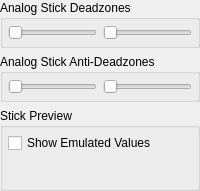
              <widget class="QWidget" name="stick_page">
               <layout class="QVBoxLayout" name="stick_page_layout">
                <property name="leftMargin">
                 <number>0</number>
                </property>
                <property name="topMargin">
                 <number>0</number>
                </property>
                <property name="rightMargin">
                 <number>0</number>
                </property>
                <property name="bottomMargin">
                 <number>0</number>
                </property>
                <item>
                 <widget class="QGroupBox" name="gb_stick_deadzones">
                  <property name="title">
                   <string>Analog Stick Deadzones</string>
                  </property>
                  <layout class="QHBoxLayout" name="gb_stick_deadzones_layout">
                   <property name="leftMargin">
                    <number>5</number>
                   </property>
                   <property name="topMargin">
                    <number>5</number>
                   </property>
                   <property name="rightMargin">
                    <number>5</number>
                   </property>
                   <property name="bottomMargin">
                    <number>5</number>
                   </property>
                   <item>
                    <widget class="QSlider" name="slider_stick_left">
                     <property name="orientation">
                      <enum>Qt::Orientation::Horizontal</enum>
                     </property>
                    </widget>
                   </item>
                   <item>
                    <widget class="QSlider" name="slider_stick_right">
                     <property name="orientation">
                      <enum>Qt::Orientation::Horizontal</enum>
                     </property>
                    </widget>
                   </item>
                  </layout>
                 </widget>
                </item>
                <item>
                 <widget class="QGroupBox" name="gb_stick_anti_deadzones">
                  <property name="title">
                   <string>Analog Stick Anti-Deadzones</string>
                  </property>
                  <layout class="QHBoxLayout" name="gb_stick_anti_deadzones_layout">
                   <property name="leftMargin">
                    <number>5</number>
                   </property>
                   <property name="topMargin">
                    <number>5</number>
                   </property>
                   <property name="rightMargin">
                    <number>5</number>
                   </property>
                   <property name="bottomMargin">
                    <number>5</number>
                   </property>
                   <item>
                    <widget class="QSlider" name="anti_deadzone_slider_stick_left">
                     <property name="orientation">
                      <enum>Qt::Orientation::Horizontal</enum>
                     </property>
                    </widget>
                   </item>
                   <item>
                    <widget class="QSlider" name="anti_deadzone_slider_stick_right">
                     <property name="orientation">
                      <enum>Qt::Orientation::Horizontal</enum>
                     </property>
                    </widget>
                   </item>
                  </layout>
                 </widget>
                </item>
                <item>
                 <widget class="QGroupBox" name="gb_stick_preview">
                  <property name="title">
                   <string>Stick Preview</string>
                  </property>
                  <layout class="QVBoxLayout" name="gb_stick_preview_layout">
                   <property name="leftMargin">
                    <number>5</number>
                   </property>
                   <property name="topMargin">
                    <number>5</number>
                   </property>
                   <property name="rightMargin">
                    <number>5</number>
                   </property>
                   <property name="bottomMargin">
                    <number>5</number>
                   </property>
                   <item>
                    <widget class="QCheckBox" name="chb_show_emulated_values">
                     <property name="text">
                      <string>Show Emulated Values</string>
                     </property>
                    </widget>
                   </item>
                   <item>
                    <layout class="QHBoxLayout" name="gb_stick_previews_layout">
                     <property name="leftMargin">
                      <number>5</number>
                     </property>
                     <property name="topMargin">
                      <number>5</number>
                     </property>
                     <property name="rightMargin">
                      <number>5</number>
                     </property>
                     <property name="bottomMargin">
                      <number>5</number>
                     </property>
                     <item>
                      <widget class="QLabel" name="preview_stick_left">
                       <property name="text">
                        <string/>
                       </property>
                       <property name="alignment">
                        <set>Qt::AlignmentFlag::AlignCenter</set>
                       </property>
                      </widget>
                     </item>
                     <item>
                      <widget class="QLabel" name="preview_stick_right">
                       <property name="text">
                        <string/>
                       </property>
                       <property name="alignment">
                        <set>Qt::AlignmentFlag::AlignCenter</set>
                       </property>
                      </widget>
                     </item>
                    </layout>
                   </item>
                  </layout>
                 </widget>
                </item>
               </layout>
              </widget>
